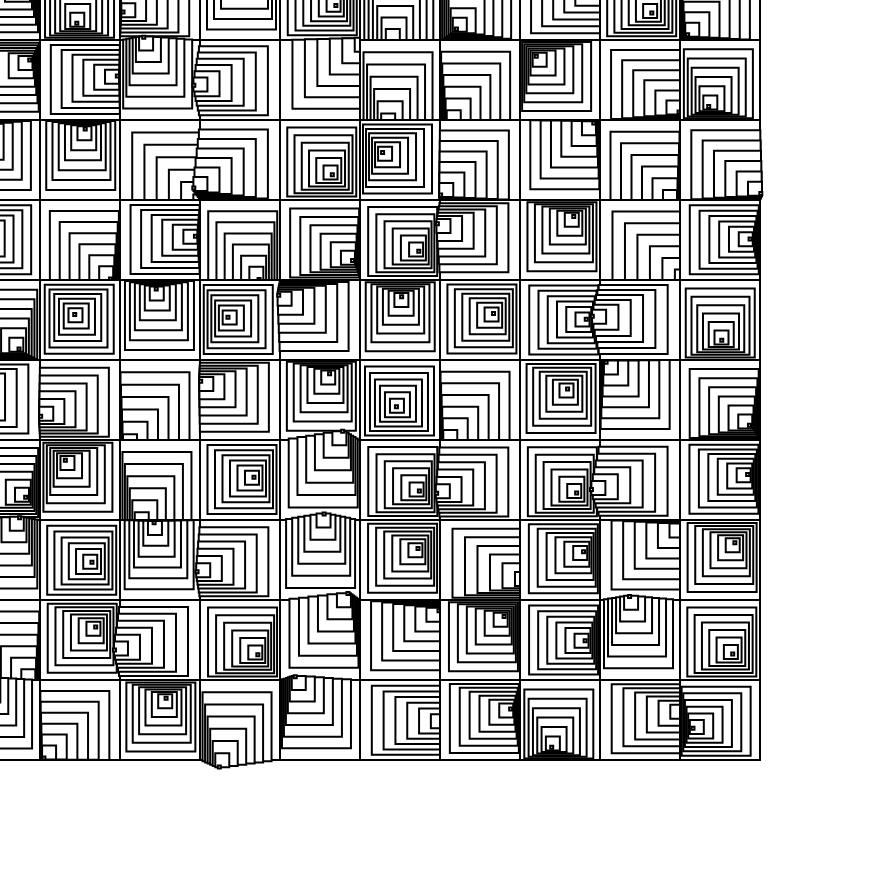
Frame 1 (no input)
Frame 60 (no input): identical to frame 1, image omitted
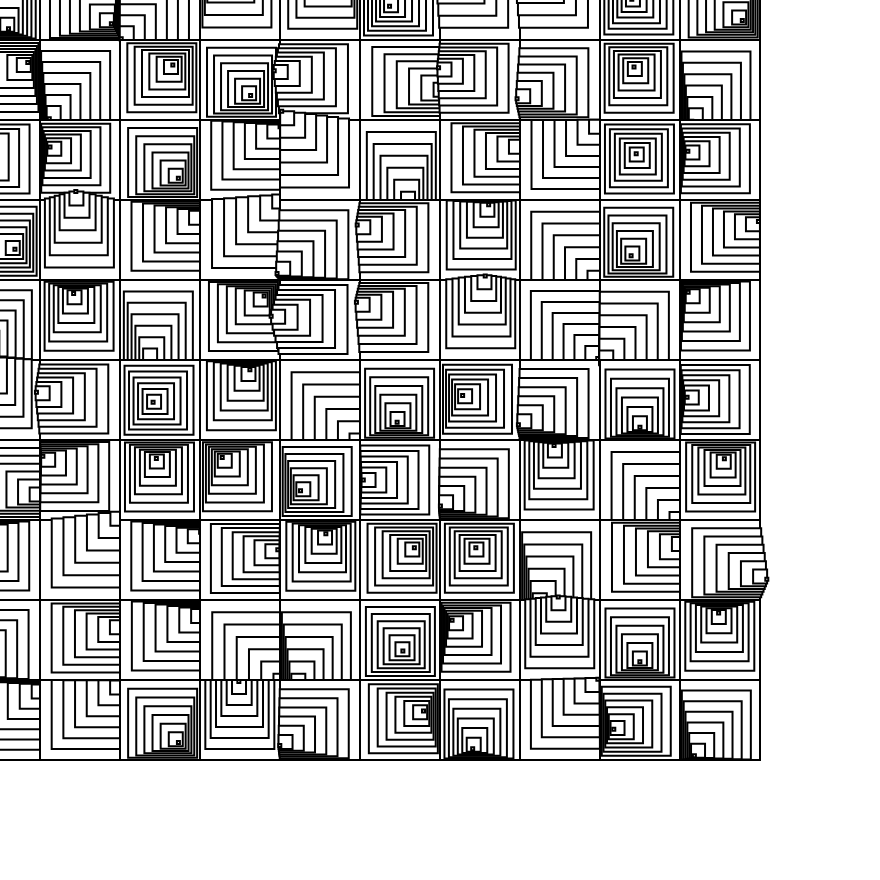
Frame 120 (the mouse pressed at the canvas centre since frame 60)

The p5.js sketch that drew these frames (run headless with seeded random() and noise() and a simulated clock; from frame 60 on, the mouse is pressed at the canvas centre):

// p5.js sketch
// ── sketch.js
var cols = 10,
    rows = 10;
var s = 80;
var sDiff = 11;

var offsetX, offsetY;
var seedX, seedY;
function setup() {
    createCanvas(880, 880);
    background(255);
    offsetX = random(-6,6);
    offsetY = random(-6,6);
    rectMode(CENTER);
    strokeWeight(2);
    fill(255);
    seedX = 0.01;
    seedY = 0.02;

    for(var i = 0; i < cols; i++){
      for(var j = 0; j < rows; j++){
        offsetX = random(-7, 7);
        offsetY = random(-7, 7);
        // offsetX = noise((seedX*i))*5;
        // offsetY = noise(seedY*j)*5;
        rect(i*s, j*s, s, s);
        for(var k =0;k<8;k++){
          rect(i*s + offsetX *k, j*s + offsetY *k, s - k*sDiff, s - k*sDiff );
        }
        seedX+=0.0001;
        seedY+=0.0003;
      }

    }

}

function draw() {
  // background(255);


}

function mousePressed(){
  setup();
}
